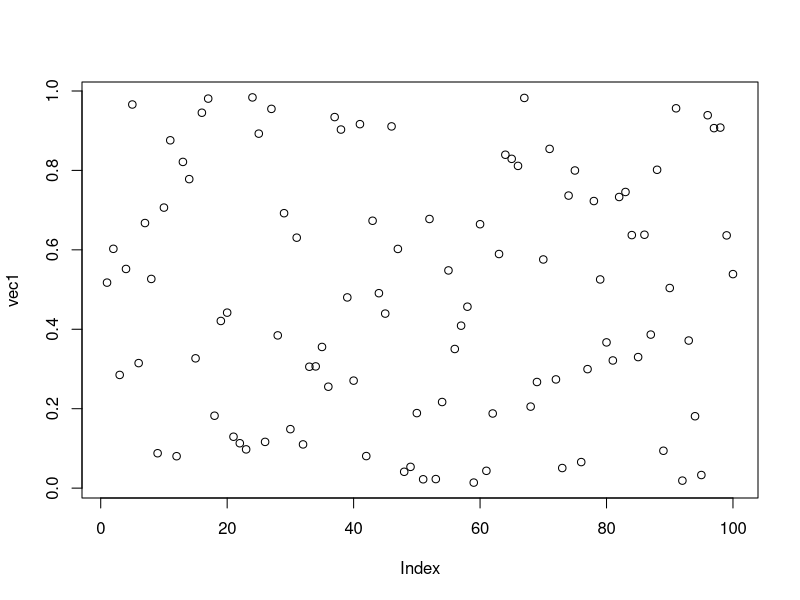

Here is the R script that generated this plot:
## ---- chunk 1
knitr::opts_chunk$set(echo = TRUE)
## ---- chunk 2
example(summary)  # prints usage examples for the function 'summary'
?summary  # in Rstudio: opens the help page for the function 'summary'
help(summary)  # same as 'help(summary)'
## ---- chunk 3
vec1 <- runif(100)  # generates 100 uniformly distributed random numbers in [0,1]
plot(vec1)
## ---- chunk 4
library(tibble)
library(lubridate)
ex1 <- data_frame(
  vec1 = c(1980, 1990, 2000, 2010),
  vec2 = c(1L, 2L, 3L, 4L),
  vec3 = c("low", "low", "high", "high"),
  vec4 = c(TRUE, FALSE, FALSE, FALSE),
  vec5 = ymd(c("2017-05-23", "1776/07/04", "1983-05/31", "1908/04-01"))
)
ex1
## ---- chunk 5
View(ex1)
names(ex1)
summary(ex1)
skimr::skim(ex1)
glimpse(ex1)
table(ex1$vec4)
str(ex1)
## ---- chunk 6
ex1$vec1
## ---- chunk 7
ex1[1,]  # tibble/data_frame with only the first row
ex1[,1]  # tibble/data_frame with only the first column
ex1[ex1$vec3 == "high", ]  # logical indexing, returns a tibble
ex1$vec1  # this returns a vector, //not// a tibble/data_frame
